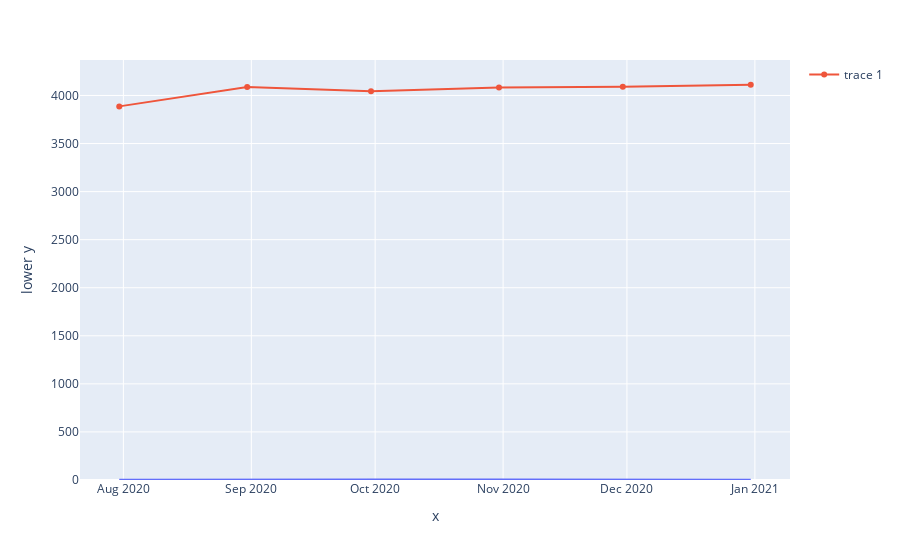

Notebook code for this chart:
### Code cell
fig2=px.area(cint,x=cint.index,y='lower y')
fig2.add_scatter(x=cint.index,y=cint['upper y'])

### Figure 1 — Plotly figure (JSON) as saved in the notebook; plotly's stock layout.template omitted (floating-point values rounded to 4 significant figures)
{"data": [{"hovertemplate": "x=%{x}<br>lower y=%{y}<extra></extra>", "legendgroup": "", "line": {"color": "#636efa"}, "mode": "lines", "name": "", "orientation": "v", "showlegend": false, "stackgroup": "1", "type": "scatter", "x": ["2020-07-31T00:00:00", "2020-08-31T00:00:00", "2020-09-30T00:00:00", "2020-10-31T00:00:00", "2020-11-30T00:00:00", "2020-12-31T00:00:00"], "xaxis": "x", "y": [2.087, 7.172, 4.435, 4.648, 3.97, 3.618], "yaxis": "y"}, {"type": "scatter", "x": ["2020-07-31T00:00:00", "2020-08-31T00:00:00", "2020-09-30T00:00:00", "2020-10-31T00:00:00", "2020-11-30T00:00:00", "2020-12-31T00:00:00"], "y": [3887.0, 4087.0, 4043.0, 4082.0, 4092.0, 4112.0]}], "layout": {"autosize": true, "legend": {"tracegroupgap": 0}, "margin": {"t": 60}, "xaxis": {"anchor": "y", "autorange": true, "domain": [0, 1], "range": ["2020-07-21 18:58:38.2911", "2021-01-09 05:01:21.7089"], "title": {"text": "x"}, "type": "date"}, "yaxis": {"anchor": "x", "autorange": true, "domain": [0, 1], "range": [0, 4384.0], "title": {"text": "lower y"}, "type": "linear"}}}
